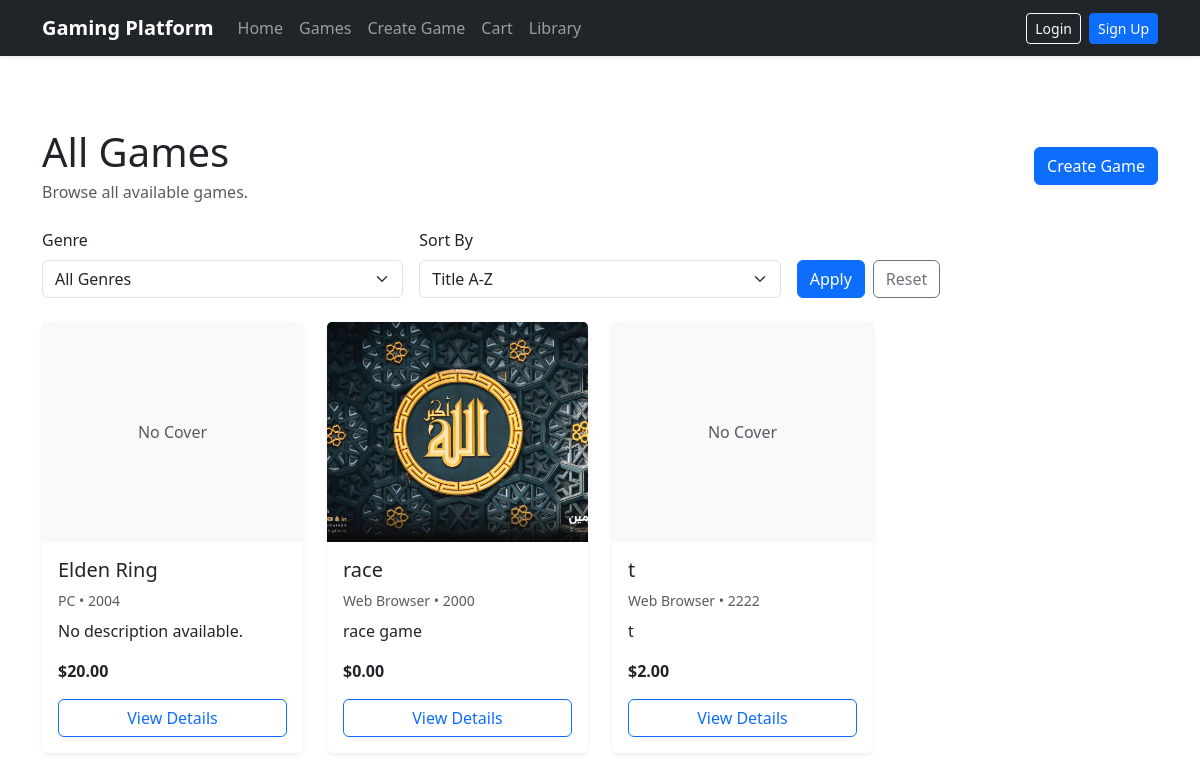
Page /games/all_games/ on the earlier database version.
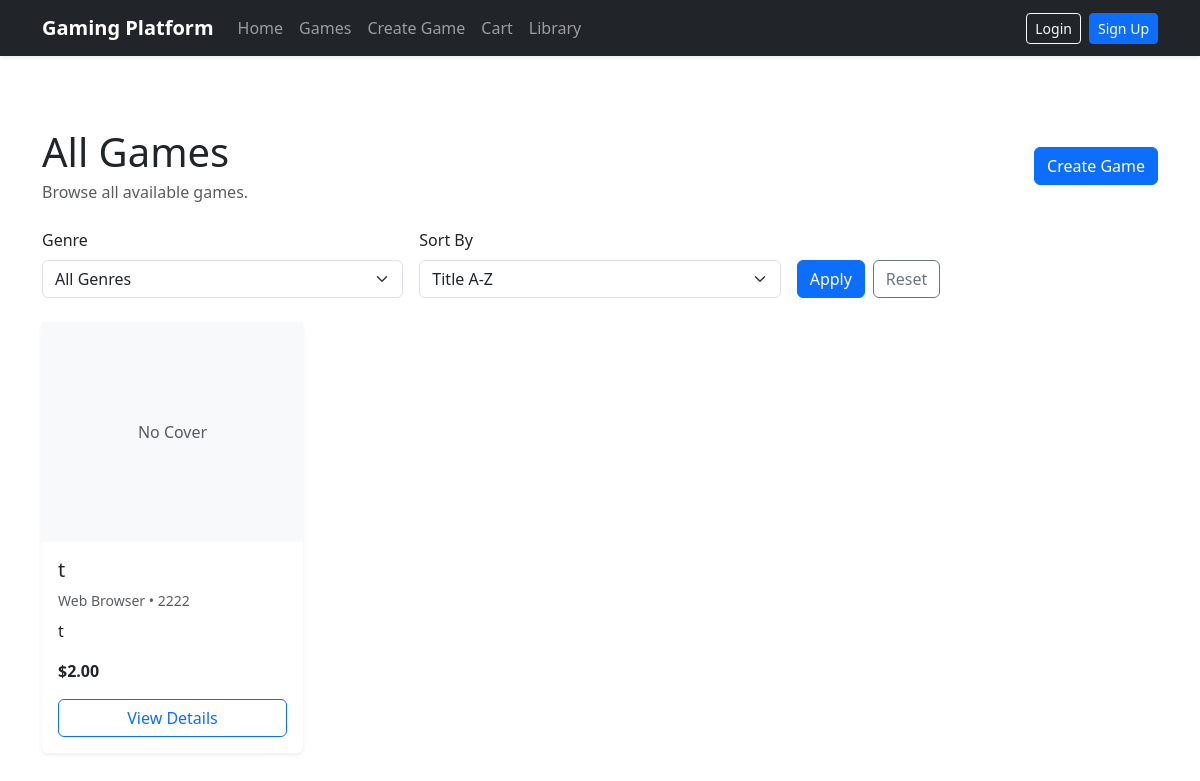
Same page on the later database version.
### games/models.py (models this page shows, shortened)
class Game(models.Model):
    developer = models.ForeignKey(
        settings.AUTH_USER_MODEL,
        on_delete=models.SET_NULL,
        null=True,
        blank=True,
        related_name='games',
    )
    class PlatformChoices(models.TextChoices):
        PC = 'PC', 'PC'
        PS4 = 'PS4', 'PS4'
        PS5 = 'PS5', 'PS5'
        XBOX = 'XBOX', 'Xbox'
        SWITCH = 'SWITCH', 'Nintendo Switch'
        WEB = 'WEB', 'Web Browser'
    genre = models.ManyToManyField(
        Genre,
        blank=True,
        related_name='games'
    )
    title = models.CharField(max_length=200)
    slug = models.SlugField(unique=True, blank=True)
    description = models.TextField(blank=True)
    price = models.DecimalField(max_digits=10, decimal_places=2)
    publisher = models.CharField(max_length=150)
    release_year = models.PositiveIntegerField()
    platform = models.CharField(
        max_length=20,
        choices=PlatformChoices.choices,
        default=PlatformChoices.PC
    )
    cover = models.ImageField(upload_to='games/covers/', blank=True, null=True)
    play_url = models.URLField(blank=True, null=True)
    game_zip = models.FileField(upload_to='games/zips/', blank=True, null=True)
    launch_file = models.CharField(max_length=255, blank=True, null=True)
    avg_rating = models.DecimalField(max_digits=3, decimal_places=2, default=0)
    rating_count = models.PositiveIntegerField(default=0)
    play_count = models.PositiveIntegerField(default=0)
    is_featured = models.BooleanField(default=False)
    trending_score = models.FloatField(default=0)
    requirements = models.JSONField(null=True, blank=True)
    is_active = models.BooleanField(default=True)
    created_at = models.DateTimeField(auto_now_add=True)
    class Meta:
        ordering = ['title']
        indexes = [
            models.Index(fields=['title']),
            models.Index(fields=['avg_rating']),
            models.Index(fields=['price']),
            models.Index(fields=['trending_score']),
        ]

### games/views.py (the view)
# urls.py: path('all_games/', views.all_games, name='all_games'),
def all_games(request: HttpRequest):
    if request.user.groups.filter(name='Developer').exists():
        messages.warning(request,'You are not allowed')
        return redirect('main:home_view')
    games = Game.objects.filter(is_active=True)
    genre = request.GET.get('genre')
    sort = request.GET.get('sort')
    if genre:
        games = games.filter(genre__id=genre)
    if sort == 'price_low':
        games = games.order_by('price')
    elif sort == 'price_high':
        games = games.order_by('-price')
    elif sort == 'newest':
        games = games.order_by('-release_year')
    elif sort == 'oldest':
        games = games.order_by('release_year')
    else:
        games = games.order_by('title')
    genres = Genre.objects.all().order_by('name')
    page_number = request.GET.get('page',1)
    paginator = Paginator(games,6)
    games_page = paginator.get_page(page_number)
    context = {
        'games': games_page,
        'genres': genres,
        'selected_genre': genre,
        'selected_sort': sort,
    }
    return render(request, 'games/all_games.html', context)

### games/templates/games/all_games.html (shortened to what this page needs)
{% extends "main/base.html" %}
{% block content %}
<div class="container py-5">
    <div class="d-flex justify-content-between align-items-center mb-4">
        <div>
            <h1 class="mb-1">All Games</h1>
            <p class="text-muted mb-0">Browse all available games.</p>
        </div>
        <a href="{% url 'games:create_game' %}" class="btn btn-primary">Create Game</a>
    </div>
    <form method="get" class="row g-3 mb-4">
        <div class="col-md-4">
            <label for="genre" class="form-label">Genre</label>
            <select name="genre" id="genre" class="form-select">
                <option value="">All Genres</option>
            </select>
        </div>
        <div class="col-md-4">
            <label for="sort" class="form-label">Sort By</label>
            <select name="sort" id="sort" class="form-select">
                <option value="">Title A-Z</option>
            </select>
        </div>
        <div class="col-md-4 d-flex align-items-end gap-2">
            <button type="submit" class="btn btn-primary">Apply</button>
            <a href="{% url 'games:all_games' %}" class="btn btn-outline-secondary">Reset</a>
        </div>
    </form>
    <div class="row g-4">
        {% for game in games %}
        <div class="col-12 col-sm-6 col-lg-4 col-xl-3">
            <div class="card h-100 shadow-sm border-0">
                {% if game.cover %}
                    <img src="{{ game.cover.url }}" class="card-img-top" alt="{{ game.title }}" style="height: 220px; object-fit: cover;">
                {% else %}
                    <div class="bg-light d-flex align-items-center justify-content-center" style="height: 220px;">
                        <span class="text-muted">No Cover</span>
                    </div>
                {% endif %}
                <div class="card-body d-flex flex-column">
                    <h5 class="card-title mb-2">{{ game.title }}</h5>
                    <p class="text-muted small mb-2">
                        {{ game.get_platform_display }} • {{ game.release_year }}
                    </p>
                    <p class="card-text mb-3">
                        {% if game.description %}
                            {{ game.description|truncatewords:15 }}
                        {% else %}
                            No description available.
                        {% endif %}
                    </p>
                    <div class="mt-auto">
                        <p class="fw-bold mb-3">${{ game.price }}</p>
                        <a href="{% url 'games:game_detail' game.slug %}" class="btn btn-outline-primary w-100">
                            View Details
                        </a>
                    </div>
                </div>
            </div>
        </div>
        {% empty %}
        <div class="col-12">
            <div class="alert alert-info text-center mb-0">
                No games found.
            </div>
        </div>
        {% endfor %}
    </div>
</div>
{% endblock %}

Differences in the rows shown:
no longer on this page (row edited): Game: cover "No Cover", title "Elden Ring", platform "PC", release_year "2004", description "No description available.", price "20.00"
no longer on this page (row edited): Game: cover (picture), title "race", platform "Web Browser", release_year "2000", description "race game", price "0.00"
